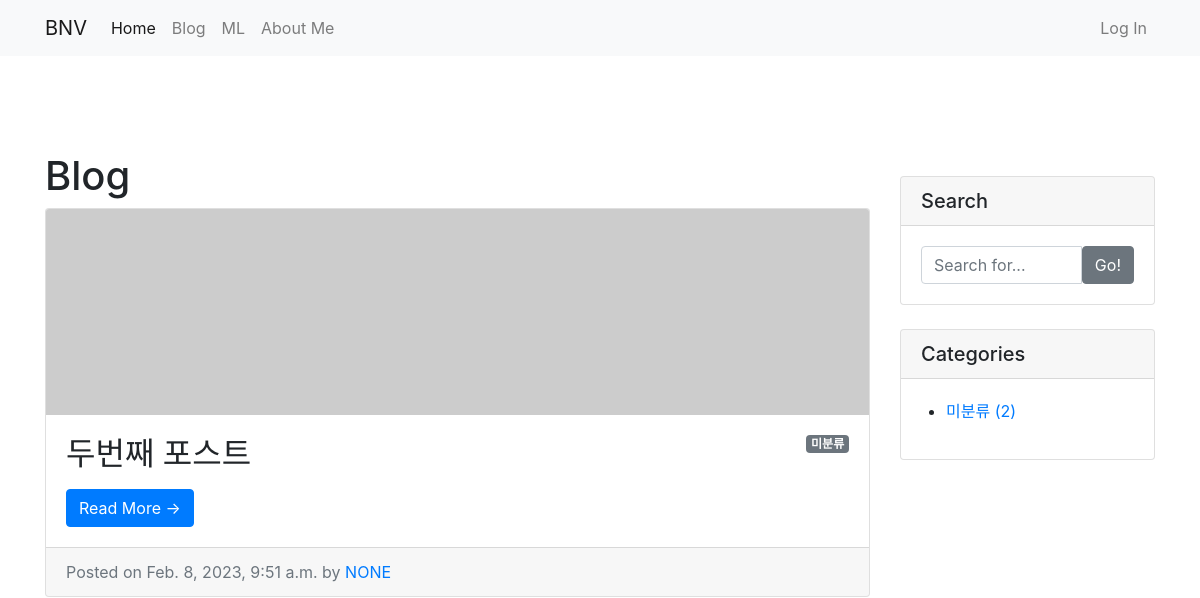
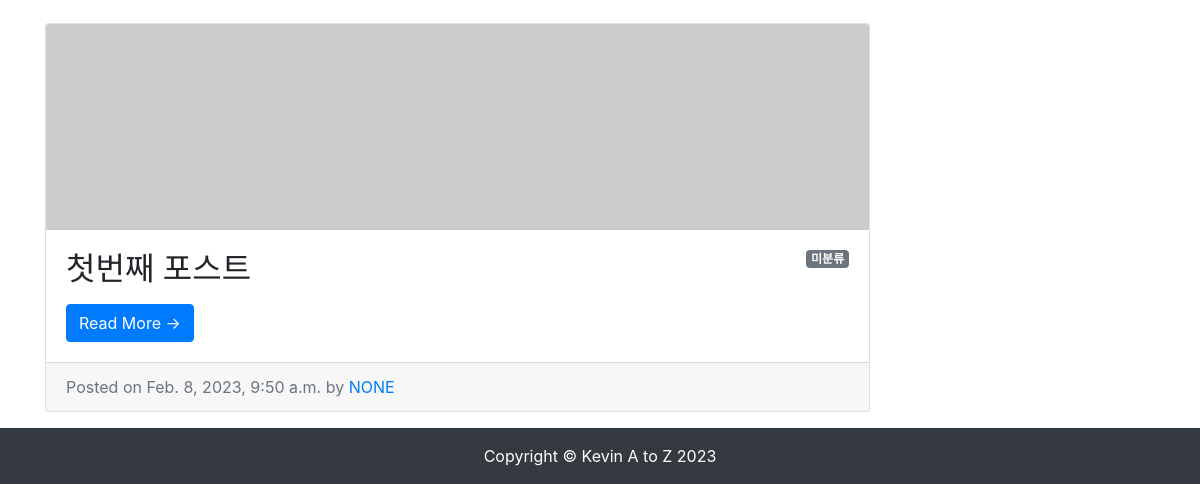
The page /blog/ on the database as committed earlier (2 pictures, top to bottom).
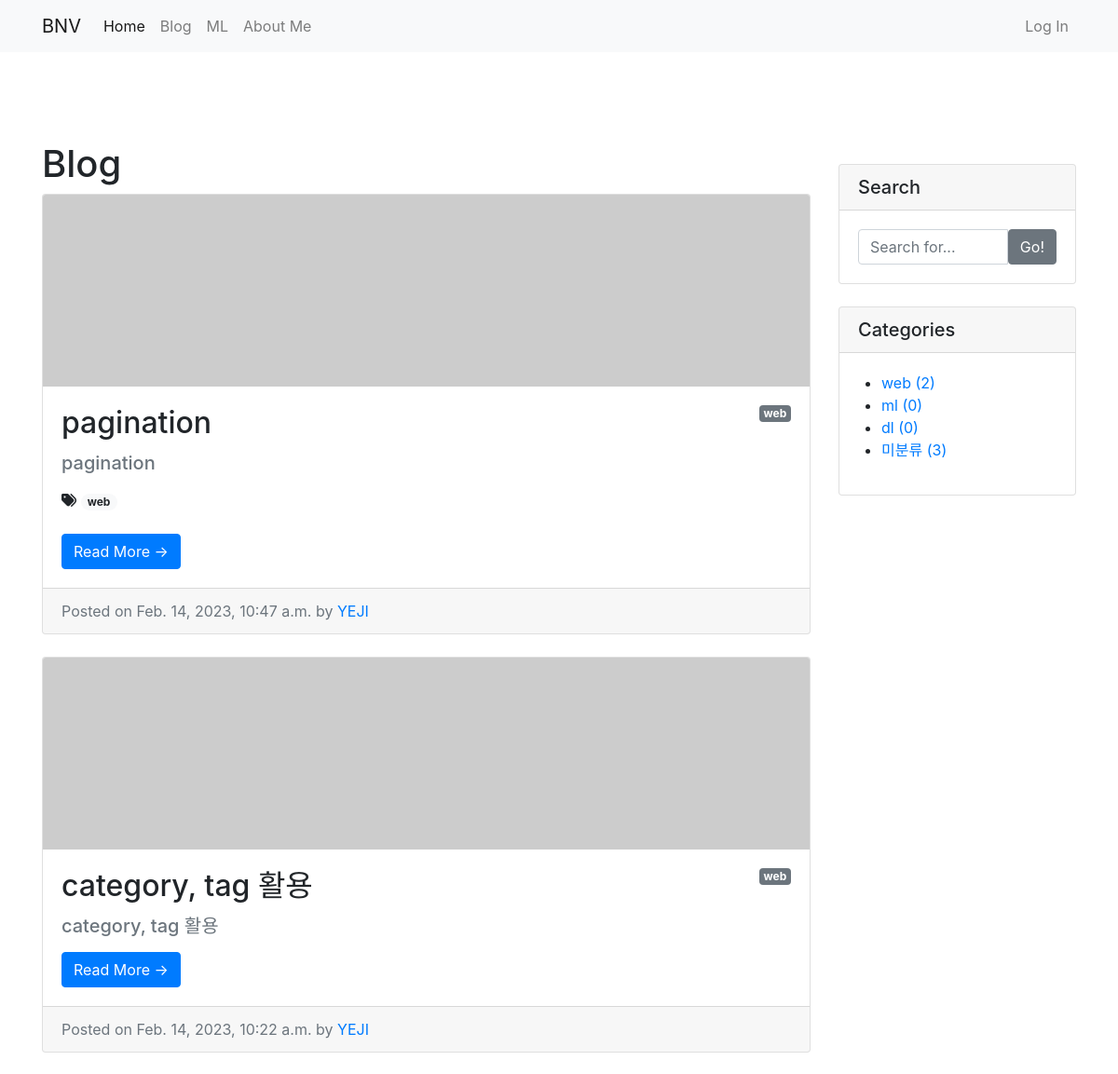
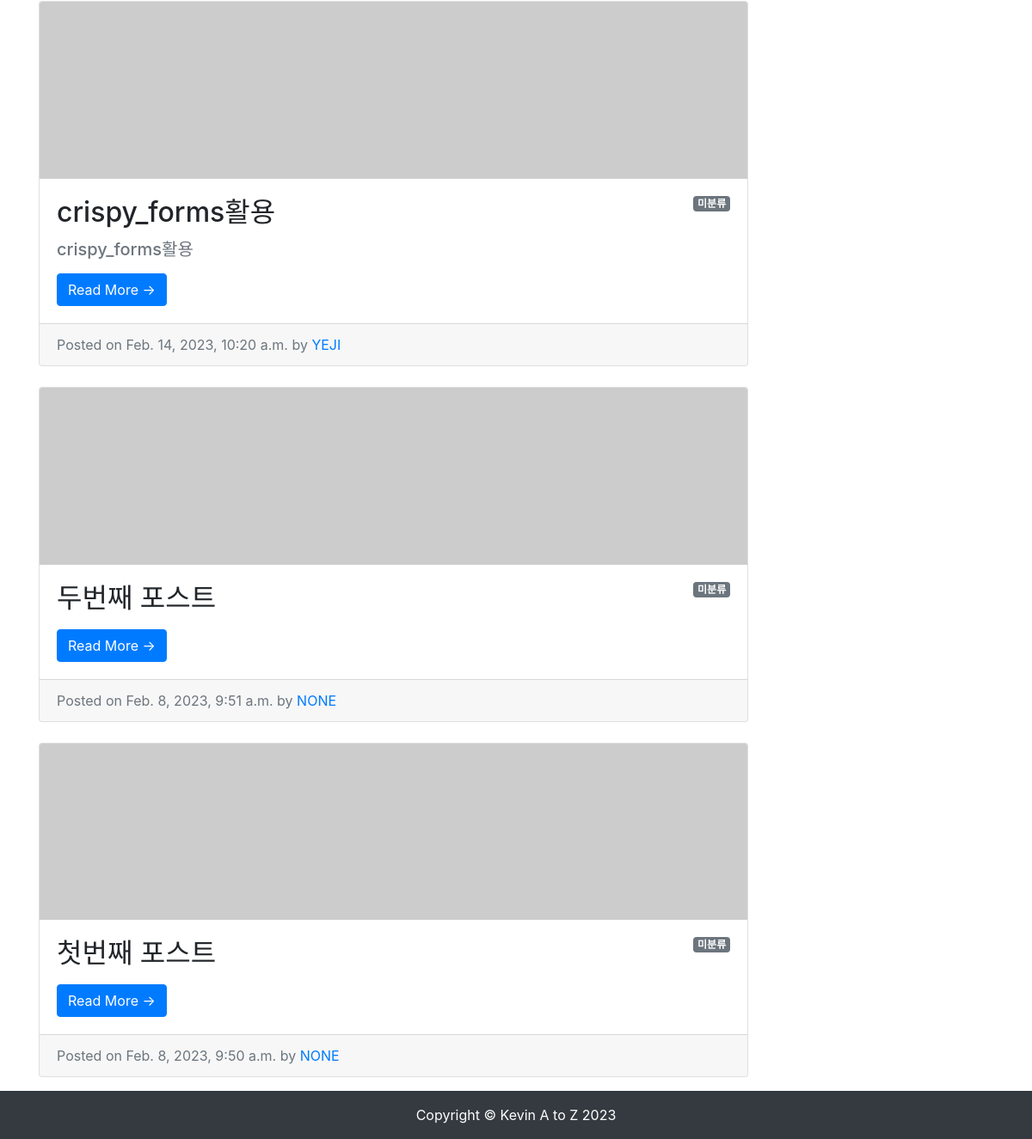
The same page on the database as committed later (2 pictures, top to bottom).
### blog/models.py (models this page shows, shortened)
class Post(models.Model):
    title = models.CharField(max_length=30)
    hook_text = models.CharField(max_length=100, blank=True)
    content = models.TextField()
    head_image = models.ImageField(upload_to='blog/images/%Y/%m/%d/', blank=True)
    file_upload = models.FileField(upload_to='blog/files/%Y/%m/%d/', blank=True)
    created_at = models.DateTimeField(auto_now_add=True)
    updated_at = models.DateTimeField(auto_now=True)
    author = models.ForeignKey(User, null=True, on_delete=models.SET_NULL)
    category = models.ForeignKey(Category, null=True, blank=True, on_delete=models.SET_NULL)
    tags = models.ManyToManyField(Tag, blank=True)
    def get_absolute_url(self): # 객체의 상세 페이지로 이동할 수 있는 링크를 만들 수 있음. url 생성 규칙을 정의하는 메서드
        return f'/blog/{self.pk}/'
    def get_content_markdown(self):
        return markdown(self.content)

class Category(models.Model):
    name = models.CharField(max_length=50, unique=True)
    slug = models.SlugField(max_length=200, unique=True, allow_unicode=True)
    def __str__(self):
        return self.name
    def get_absolute_url(self):
        return f'/blog/category/{self.slug}/'
    class Meta:
        verbose_name_plural = 'categories'

class Tag(models.Model):
    name = models.CharField(max_length=50)
    slug = models.SlugField(max_length=200, unique=True, allow_unicode=True)
    def __str__(self):
        return self.name
    def get_absolute_url(self):
        return f'/blog/tag/{self.slug}/'

### blog/views.py (the view)
# urls.py: path('',views.PostList.as_view()),
class PostList(ListView):
    model = Post
    ordering = '-pk'
    paginate_by = 5
    def get_context_data(self, **kwargs):
        context = super(PostList, self).get_context_data()
        context['categories'] = Category.objects.all()
        context['no_category_post_count'] = Post.objects.filter(category=None).count()
        return context

### blog/templates/blog/post_list.html (shortened to what this page needs)
{% extends 'blog/base.html' %}
{% block main_area %}
    <h1>Blog
    </h1>
    {% if post_list.exists %}
    {% for p in post_list %}
    <div class="card mb-4" id="post-{{p.pk}}">
        {% if p.head_image %}
            <img class="card-img-top" src="{{ p.head_image.url }}" alt="{{ p }} head image">
        {% else %}
            <img class="card-img-top" src="https://picsum.photos/seed/{{ p.id }}/800/200" alt="random_image">
        {% endif %}
        <div class="card-body">
            {% if p.category %}
                <span class="badge badge-secondary float-right">{{ p.category }}</span>
            {% else %}
                <span class="badge badge-secondary float-right">미분류</span>
            {% endif %}
            <h2 class="card-title">{{ p.title}}</h2>
            {% if p.hook_text %}
                <h5 class="text-muted">{{ p.hook_text }}</h5>
            {% endif %}
            {% if p.tags.exists %}
                        <i class="fas fa-tags"></i>
                        {% for tag in p.tags.iterator %}
                            <a href="{{ tag.get_absolute_url }}"><span class="badge badge-pill badge-light">{{ tag }}</span></a>
                        {% endfor %}
                        <br/>
                        <br/>
                    {% endif %}
            <a href="{{ p.get_absolute_url }}" class="btn btn-primary">Read More &rarr;</a>
        </div>
        <div class="card-footer text-muted">
            Posted on {{ p.created_at}} by
            <a href="#">{{p.author | upper}}</a>
        </div>
    </div>
{% endfor %}
    {% else %}
        <h3>아직 게시물이 없습니다.</h3>
    {% endif %}
{% endblock %}

### blog/templates/blog/base.html (shortened to what this page needs)
<!DOCTYPE html>
<html lang="ko">
  <head>
    <link
      rel="stylesheet"
      href="https://cdn.jsdelivr.net/npm/bootstrap@4.5.3/dist/css/bootstrap.min.css"
    />
  </head>
  <body>
    {% include 'blog/navbar.html' %}
    <div class="container pt-5 my-5">
      <div class="row">
        <div class="col-md-8 col-lg-9" id="main-area">
          {% block main_area %} {% endblock %}
        </div>
        <div class="col-md-4 col-lg-3">
          <div class="card my-4">
            <h5 class="card-header">Search</h5>
            <div class="card-body">
              <div class="input-group">
                <input
                  type="text"
                  class="form-control"
                  placeholder="Search for..."
                  id="search-input"
                />
                <span class="input-group-btn">
                  <button
                    class="btn btn-secondary"
                    type="button"
                    onclick="searchPost();"
                  >
                    Go!
                  </button>
                </span>
              </div>
            </div>
          </div>
          <div class="card my-4" id="categories-card">
            <h5 class="card-header">Categories</h5>
            <div class="card-body">
              <div class="row">
                <ul>
                  {% for category in categories %}
                  <li>
                    <a href="{{ category.get_absolute_url }}"
                      >{{ category }} ({{ category.post_set.count }})</a
                    >
                  </li>
                  {% endfor %}
                  <li>
                    <a href="/blog/category/no_category/"
                      >미분류 ({{ no_category_post_count }})</a
                    >
                  </li>
                </ul>
              </div>
            </div>
          </div>
        </div>
      </div>
    </div>
    {% include 'blog/footer.html' %}
  </body>
</html>

### blog/templates/blog/navbar.html (shortened to what this page needs)
{% load socialaccount %}
<nav class="navbar navbar-expand-lg navbar-light bg-light">
    <div class="container">
        <a class="navbar-brand" href="/">BNV</a>
        <div class="collapse navbar-collapse" id="navbarNavDropdown">
            <ul class="navbar-nav">
                <li class="nav-item active">
                    <a class="nav-link" href="/">Home</a>
                </li>
                <li class="nav-item">
                    <a class="nav-link" href="/blog/">Blog</a>
                </li>
                <li class="nav-item">
                    <a class="nav-link" href="/ml/">ML</a>
                </li>
                <li class="nav-item">
                    <a class="nav-link" href="/about_me/">About Me</a>
                </li>
            </ul>
            <ul class="navbar-nav ml-auto"> {% if user.is_authenticated %} <li class="nav-item dropdown">
                    <a class="nav-link dropdown-toggle" href="#" id="navbarDropdownMenuLink" role="button"
                        data-toggle="dropdown" aria-haspopup="true" aria-expanded="false"> {{ user.username }} </a>
                    <div class="dropdown-menu" aria-labelledby="navbarDropdownMenuLink">
                        <a class="dropdown-item" href="/accounts/logout/">Log Out</a>
                    </div>
                </li> {% else %} <li class="nav-item">
                    <a class="nav-link" href="#" data-toggle="modal" data-target="#loginModal">Log In</a>
                </li> {% endif %} </ul>
        </div>
    </div>
</nav>

### blog/templates/blog/footer.html
<div class="fixed-bottom">
    <footer class="py-3 bg-dark">
        <div class="container">
            <p class="m-0 text-center text-white"> Copyright &copy; Kevin A to Z 2023 </p>
        </div>
    </footer>
    </div>

Rows that differ between the two databases and show on the page:
added Post: category "web", title "pagination", hook_text "pagination", created_at "Feb. 14, 2023, 10:47 a.m.", author "YEJI"
added Tag: name "web"
added Post: category "web", title "category, tag 활용", hook_text "category, tag 활용", created_at "Feb. 14, 2023, 10:22 a.m.", author "YEJI"
added Post: shows "미분류", title "crispy_forms활용", hook_text "crispy_forms활용", created_at "Feb. 14, 2023, 10:20 a.m.", author "YEJI"
added Category: name "web", post_set.count "2"
added Category: name "ml", post_set.count "0"
added Category: name "dl", post_set.count "0"
Other text that changed with them:
{{ no_category_post_count }}: "2" → "3"
